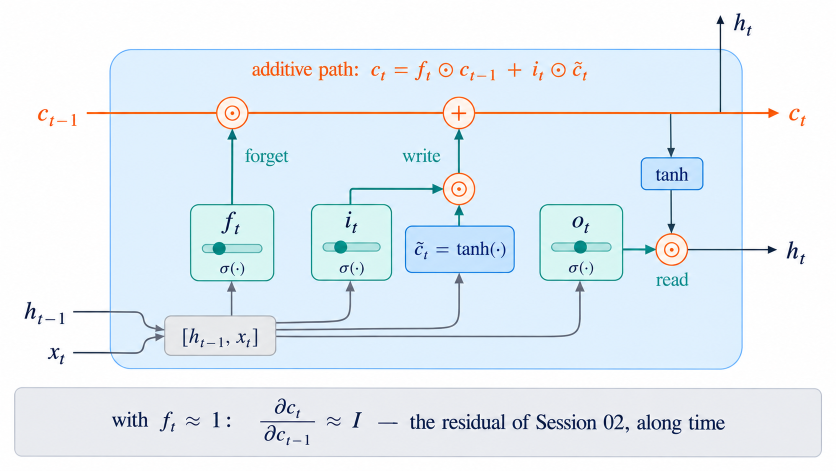
#> input picture sessions/05_sequences/figures/s05_f04_lstm_cell_original.png, 1672 x 941 px (shown at 1/2 size)
$ python fix_s05_f04_lstm_cell.py s05_f04_lstm_cell_original.png s05_f04_lstm_cell.png
#> lines starting #> are read from the running program, lines starting #| are printed output that depends on the picture; after the words box and inside, x2 and y2 are one past the last pixel; in counts of white or black regions, pixels touching at a corner belong together
"""Fix S05-F04 (generated image): remove the upward h_t arrow that leaves from the
c_t memory line. In an LSTM, h_t = o_t ⊙ tanh(c_t); drawing an output straight out of
c_t suggests h_t = c_t. The correct h_t output (right edge, through the read gate) stays.

Usage: python fix_s05_f04_lstm_cell.py s05_f04_lstm_cell_original.png s05_f04_lstm_cell.png
"""
import sys
import numpy as np
from PIL import Image

src, dst = sys.argv[1], sys.argv[2]
a = np.asarray(Image.open(src).convert('RGB')).copy()
#> a is the input picture: shape (941, 1672, 3); mean R, G, B 229.2, 238.5, 245.5
assert a.shape[:2] == (941, 1672), a.shape

# vertical arrow x≈1440, y 30–223 (it ends where the orange line starts, y≈224):
# copy the same rows from 40 px to the left, which hold only background and the cell border
a[24:225, 1430:1452] = a[24:225, 1390:1412]
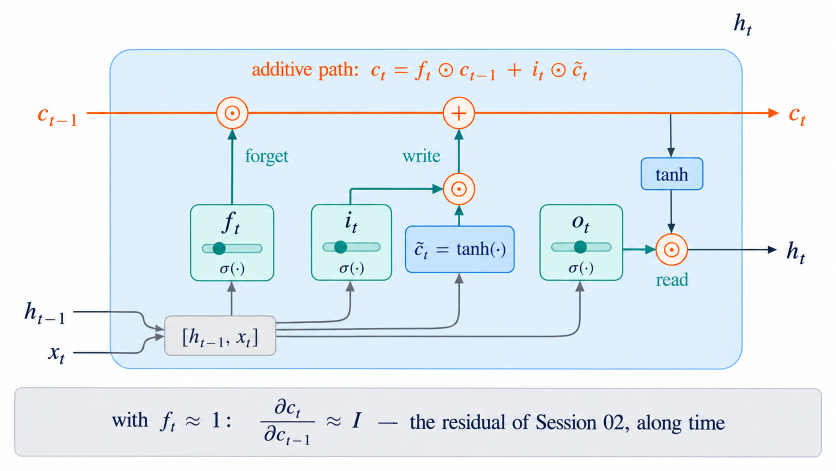
#> a: shape (941, 1672, 3) (shown at 1/2 size); 0.26% of pixels changed, all inside (x1, y1, x2, y2) = (1430, 24, 1452, 225)
# the "h_t" label to the right of the arrowhead: plain white background there
a[10:85, 1452:1530] = 255
#> a: shape (941, 1672, 3); 0.33% of pixels changed, all inside (x1, y1, x2, y2) = (1452, 10, 1530, 85)
Image.fromarray(a).save(dst)
print('saved', dst)

$ run again, with sessions/05_sequences/figures/s05_f02_windows_split.png copied over sessions/05_sequences/figures/s05_f04_lstm_cell_original.png
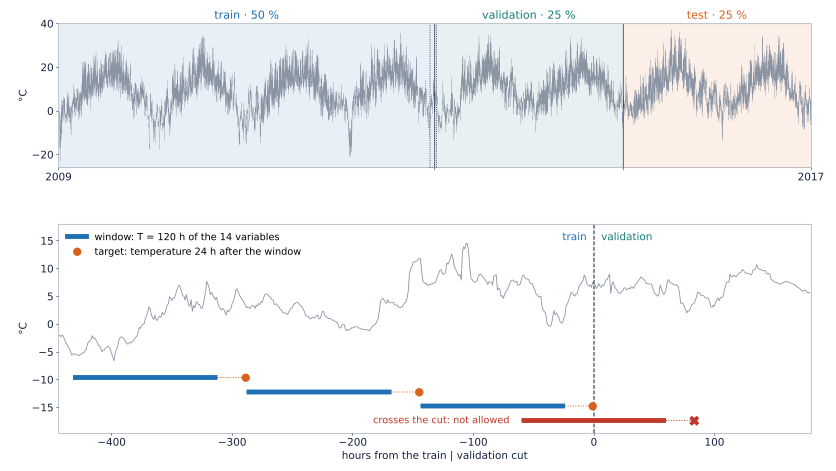
#> input picture sessions/05_sequences/figures/s05_f02_windows_split.png, 1672 x 941 px (shown at 1/2 size)
#> `a[24:225, 1430:1452] = a[24:225, 1390:1412]`:
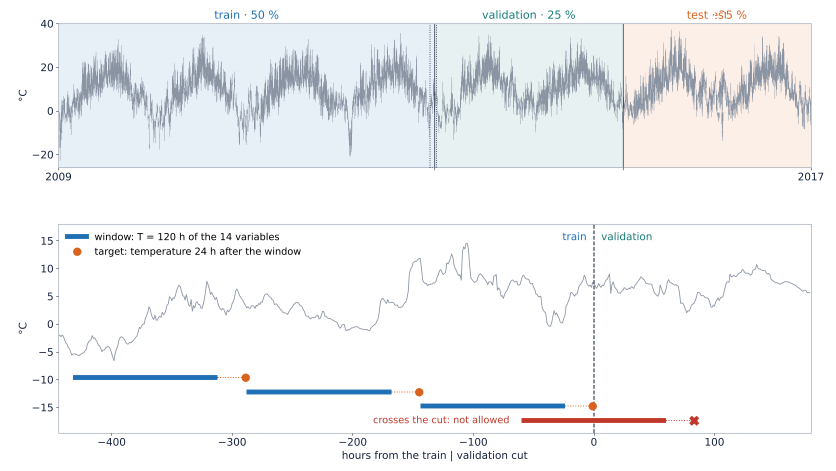
#> a: shape (941, 1672, 3) (shown at 1/2 size); mean R, G, B 241.8, 243.3, 244.8
